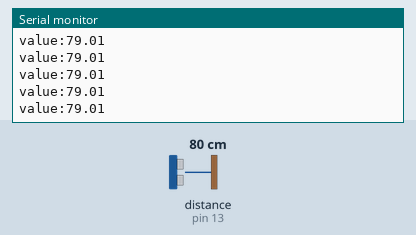
A sketch run on a simulated Arduino Uno, built with avr-gcc and run on an emulated ATmega328P. On the bench: the last lines printed to the serial monitor. Wiring (inferred from the names in the program): ultrasonic range finder: trigger pin 14; echo pin 13. The test bench sets the inputs (shaded band); at power-on: distance to the obstacle (sensor on pin 13) 80 cm. The echo pulse lasts 58.3 µs per cm.

Above: at 1.2 s.
1.3 s: distance to the obstacle (sensor on pin 13) set to 2 cm
At 1.35 s:
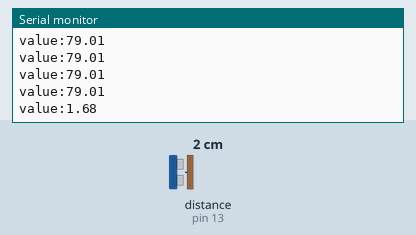
2.8 s: distance to the obstacle (sensor on pin 13) set to 4 cm
At 2.82 s:
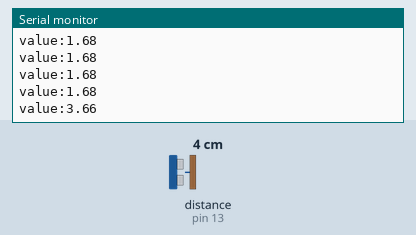
4.3 s: distance to the obstacle (sensor on pin 13) set to 18 cm
At 4.3 s:
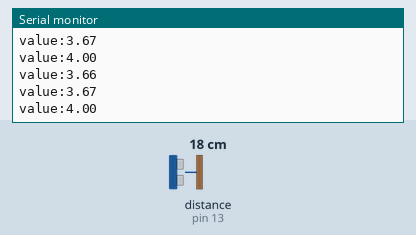
Timing chart, 0 to 7.3 s (numbered marks = the images above; inputs shaded):
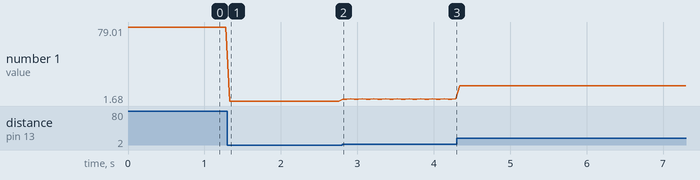

The sketch:

sketch_apr15d.ino
```cpp
int trig=14;
int echo=13;

void setup() {
  // put your setup code here, to run once:
  Serial.begin(9600);
  pinMode(trig,OUTPUT);
  pinMode(echo,INPUT);
}

void loop() {
  // put your main code here, to run repeatedly:
  digitalWrite(trig,0);
  delayMicroseconds(5);
  digitalWrite(trig,1);
  delayMicroseconds(10);
  digitalWrite(trig,0);
  float echotime=pulseIn(echo,1);
  float value=echotime/29.4/2;
  Serial.println("value:"+String(value));
  delay(50);
}
```

Measured:
- after the input at 1.3 s, the serial monitor: prints a new line at once (image 1)
- after the input at 2.8 s, the serial monitor: prints a new line at once (image 2)
- plotted number 1: 79.01 → 1.68 after the input at 1.3 s, 1.68 → 4 after the input at 2.8 s, 4 → 17.53 after the input at 4.3 s
